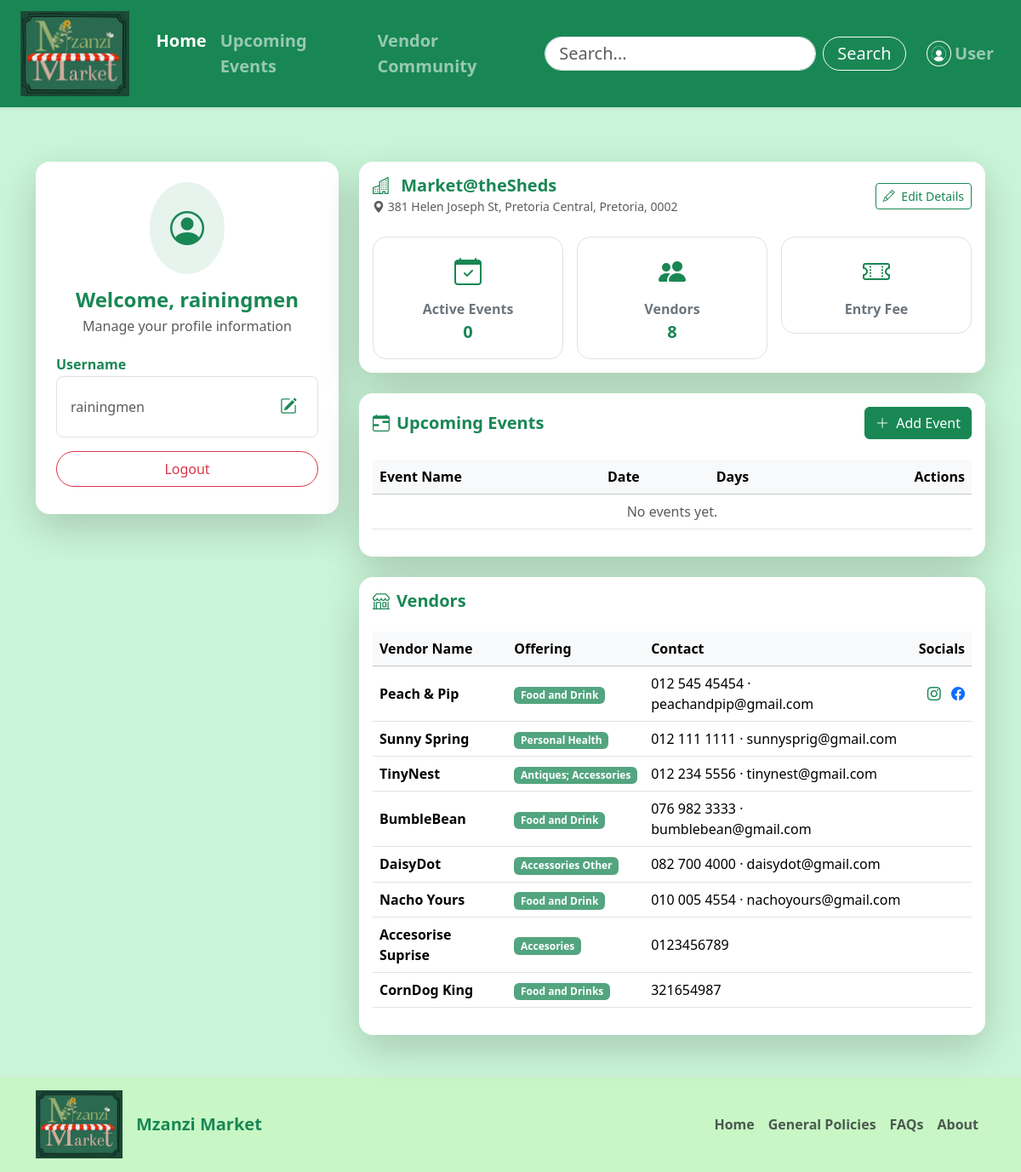
/userpage (signed in), run on an earlier commit of the app's database.
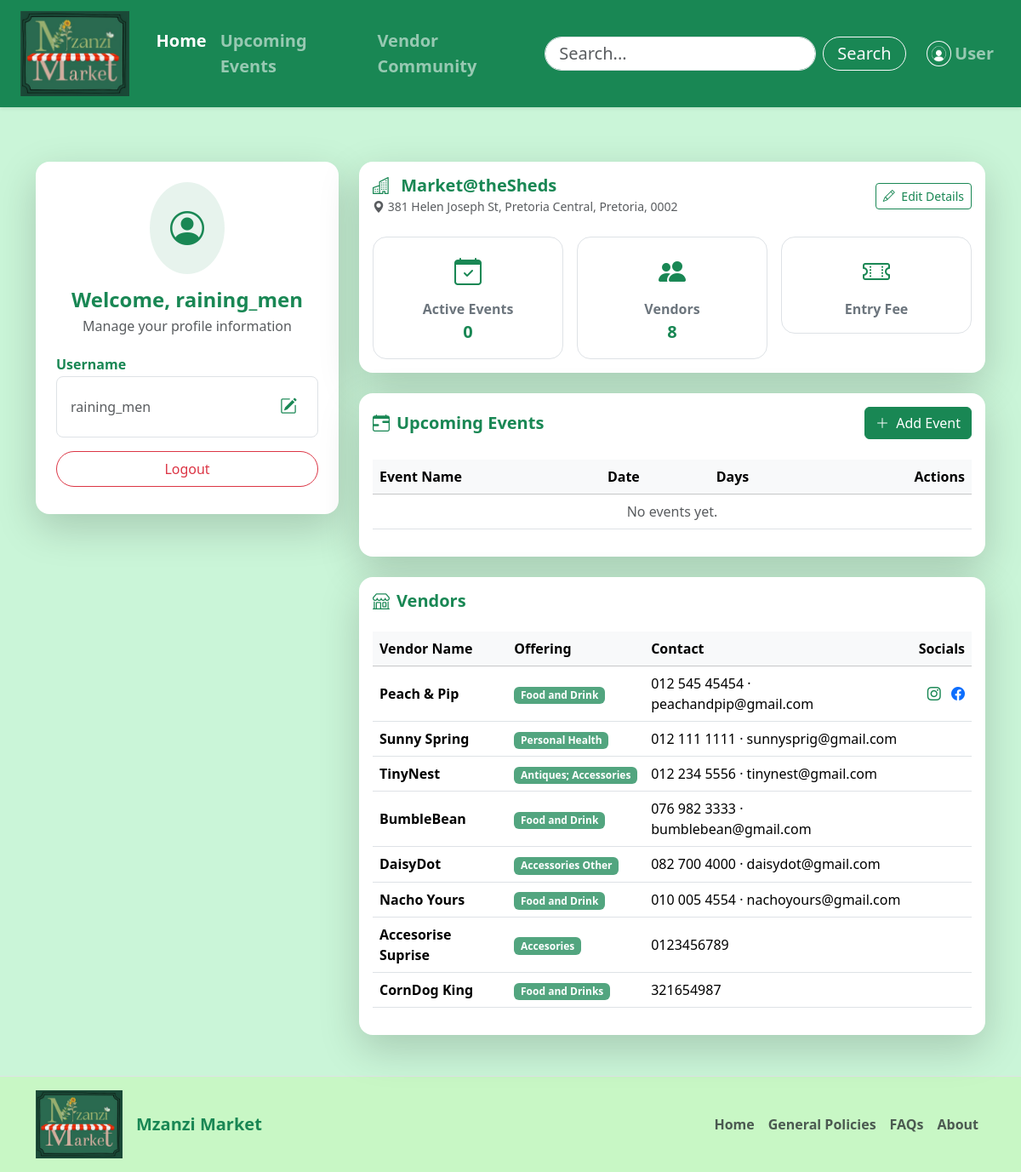
And on a later commit of the database.
### tables this page shows
CREATE TABLE "User" (
	"UserID"	INTEGER,
	"Username"	TEXT NOT NULL,
	"Email"	TEXT NOT NULL,
	"Password"	TEXT NOT NULL,
	"Classification"	TEXT NOT NULL CHECK("Classification" IN ('Customer', 'Vendor', 'MarketAdministrator')),
	PRIMARY KEY("UserID" AUTOINCREMENT)
);

CREATE TABLE "Market" (
	"MarketID"	INTEGER,
	"MarketName"	TEXT NOT NULL,
	"MarketDescription"	TEXT,
	"MarketLocationLink"	TEXT,
	"MarketLocation"	TEXT,
	"MarketEntryFee"	TEXT,
	"MarketDate"	DATETIME,
	"MarketDays"	TEXT,
	"MarketPoster"	BLOB,
	"MarketInstagram"	TEXT,
	"MarketFacebook"	TEXT,
	"MarketMap"	BLOB,
	"MarketAdministratorID"	INTEGER,
	PRIMARY KEY("MarketID" AUTOINCREMENT),
	FOREIGN KEY("MarketAdministratorID") REFERENCES "MarketAdministrator"("MarketAdministratorID")
);

CREATE TABLE "Vendor" (
	"VendorID"	INTEGER,
	"VendorName"	TEXT NOT NULL,
	"VendorStallDescription"	TEXT,
	"VendorLocation"	TEXT,
	"VendorContactNumber"	TEXT,
	"VendorOfferingType"	TEXT,
	"VendorDescriptionPicture"	BLOB,
	"VendorWebsite"	TEXT,
	"VendorFacebook"	TEXT,
	"VendorInstagram"	TEXT,
	"VendorLogo"	BLOB,
	"UserID"	INTEGER NOT NULL,
	PRIMARY KEY("VendorID" AUTOINCREMENT),
	FOREIGN KEY("UserID") REFERENCES "User"("UserID")
);

### app.py (the view, shortened to what this page needs)
@app.route("/userpage", methods=['GET', 'POST'])
def userpage():
    if 'user_id' not in session:
        flash("Please log in to view your profile.", "warning")
        return redirect(url_for("login"))
    conn = get_db_connection()
    conn.row_factory = sqlite3.Row # Ensure we can access columns by name
    user_id = session['user_id']
    user = conn.execute("SELECT * FROM User WHERE UserID = ?", (user_id,)).fetchone()
    market = None
    events = []
    vendors = []
    if user['Classification'] == 'MarketAdministrator': # Note: No space based on your DB
        market = conn.execute("SELECT * FROM Market WHERE MarketAdministratorID = ?", (user_id,)).fetchone()
        if market:
            events = conn.execute("SELECT * FROM Events WHERE MarketID = ?", (market['MarketID'],)).fetchall()
            vendors = conn.execute("SELECT * FROM Vendor").fetchall()
    conn.close()
    return render_template("userpage.html", user=user, market=market, events=events, vendors=vendors)

### app.py (called while the page is built)
def get_db_connection():
    conn = sqlite3.connect('Mzanzi.db', timeout=30)
    conn.row_factory = sqlite3.Row
    try:
        conn.execute("PRAGMA journal_mode=WAL")
    except:
        pass # If it fails, it just ignores it, but usually it works
    return conn

### templates/userpage.html (shortened to what this page needs)
<!DOCTYPE html>
<html lang="en">
<head>
  <link href="https://cdn.jsdelivr.net/npm/bootstrap@5.3.3/dist/css/bootstrap.min.css" rel="stylesheet">
  <link href="https://cdn.jsdelivr.net/npm/bootstrap-icons/font/bootstrap-icons.css" rel="stylesheet">
</head>
<body style="background-color: rgb(202, 245, 216);">
    <header id="pageTop">
      <nav
        class="navbar navbar-expand-lg navbar-dark bg-success shadow-sm sticky-top py-2"
      >
        <div class="container-fluid px-4">
          <a class="navbar-brand d-flex align-items-center me-3" href="home">
            <img
              src="{{ url_for('static', filename='images/Logo.png') }}"
              alt="Mzanzi Market"
              height="100"
              class="me-2"
            />
          </a>
          <div class="collapse navbar-collapse" id="navbarSupportedContent">
            <ul class="navbar-nav me-auto mb-2 mb-lg-0">
              <li class="nav-item">
                <a class="nav-link fw-semibold fs-5 active" href="home"
                  >Home</a
                >
              </li>
              <li class="nav-item">
                <a class="nav-link fw-semibold fs-5" href="events"
                  >Upcoming Events</a
                >
              </li>
              <li class="nav-item">
                <a class="nav-link fw-semibold fs-5" href="vendors"
                  >Vendor Community</a
                >
              </li>
            </ul>
            <div class="d-flex align-items-center">
              <form class="d-flex me-3" role="search">
                <input
                  class="form-control me-2 rounded-pill px-3 py-1 fs-5"
                  type="search"
                  placeholder="Search..."
                  aria-label="Search"
                />
                <button
                  class="btn btn-outline-light rounded-pill px-3 py-1 fs-5"
                  type="submit"
                >
                  Search
                </button>
              </form>
              <ul class="navbar-nav d-flex align-items-center mb-0">
                <li class="nav-item">
                  <a
                    class="nav-link d-flex align-items-center fw-semibold fs-5"
                    href="login"
                  >
                    <img
                      src="{{ url_for('static', filename='images/usericon.png')}}"
                      alt="User"
                      height="30"
                      class="me-1 rounded-circle border border-light p-1"
                    />
                    <span>User</span>
                  </a>
                </li>
              </ul>
            </div>
          </div>
        </div>
      </nav>
    </header>
    <main>
      <div class="container my-5">
        <div class="row g-4">
          <div class="col-lg-4">
            <div class="card border-0 shadow-lg rounded-4">
              <div class="card-body text-center p-4">
                <div class="bg-success bg-opacity-10 d-inline-flex p-4 rounded-circle mb-3">
                  <i class="bi bi-person-circle fs-1 text-success"></i>
                </div>
                <h4 class="fw-bold text-success mb-1">Welcome, {{ user['Username'] }}</h4>
                <p class="text-muted mb-4">Manage your profile information</p>
                <div class="text-start">
                  <div class="mb-3">
                    <h6 class="fw-semibold text-success mb-1">Username</h6>
                    <div class="border rounded-3 p-3 d-flex justify-content-between align-items-center">
                      <span class="text-muted">{{ user['Username'] }}</span>
                      <button type="button" class="btn btn-sm btn-outline-success border-0" data-bs-toggle="modal" data-bs-target="#editUsernameModal">
                        <i class="bi bi-pencil-square fs-5"></i>
                      </button>
                    </div>
                  </div>
                  </div>
                <a href="/logout" class="btn btn-outline-danger w-100 rounded-pill py-2 mb-2">Logout</a>
              </div>
            </div>
          </div>
          <div class="col-lg-8 d-flex flex-column gap-4">
            {% if user['Classification'] == 'Vendor' %}
              <div class="card border-0 shadow-lg rounded-4"><div class="card-body"><h5>Vendor View Placeholder</h5></div></div>
            {% elif user['Classification'] == 'MarketAdministrator' %}
              <div class="card border-0 shadow-lg rounded-4">
                <div class="card-body">
                  <div class="d-flex justify-content-between align-items-center mb-4">
                    <div>
                        <h5 class="fw-semibold text-success m-0"><i class="bi bi-buildings me-2"></i>
                            {{ market['MarketName'] if market else 'Register Your Market' }}
                        </h5>
                        {% if market %}
                            <small class="text-muted"><i class="bi bi-geo-alt-fill"></i> {{ market['MarketLocation'] }}</small>
                        {% endif %}
                    </div>
                    <button class="btn btn-sm btn-outline-success" data-bs-toggle="modal" data-bs-target="#editMarketModal">
                        <i class="bi bi-pencil me-1"></i> {{ 'Edit Details' if market else 'Create Market' }}
                    </button>
                  </div>
                  <div class="row g-3 text-center">
                    <div class="col-md-4">
                      <div class="border rounded-4 py-3 bg-white">
                        <i class="bi bi-calendar-check fs-2 text-success"></i>
                        <div class="fw-semibold text-secondary mt-2">Active Events</div>
                        <div class="fw-bold text-success fs-5">{{ events|length }}</div>
                      </div>
                    </div>
                    <div class="col-md-4">
                      <div class="border rounded-4 py-3 bg-white">
                        <i class="bi bi-people-fill fs-2 text-success"></i>
                        <div class="fw-semibold text-secondary mt-2">Vendors</div>
                        <div class="fw-bold text-success fs-5">{{ vendors|length }}</div>
                      </div>
                    </div>
                    <div class="col-md-4">
                        <div class="border rounded-4 py-3 bg-white">
                          <i class="bi bi-ticket-perforated fs-2 text-success"></i>
                          <div class="fw-semibold text-secondary mt-2">Entry Fee</div>
                        </div>
                      </div>
                  </div>
                </div>
              </div>
              <div class="card border-0 shadow-lg rounded-4">
                <div class="card-body">
                    <div class="d-flex justify-content-between align-items-center mb-4">
                        <h5 class="fw-semibold text-success m-0"><i class="bi bi-calendar-range me-2"></i>Upcoming Events</h5>
                        <button class="btn btn-success" data-bs-toggle="modal" data-bs-target="#editEventModal">
                            <i class="bi bi-plus-lg me-1"></i> Add Event
                        </button>
                    </div>
                    <div class="table-responsive">
                        <table class="table table-hover align-middle">
                            <thead class="table-light">
                                <tr>
                                    <th>Event Name</th>
                                    <th>Date</th>
                                    <th>Days</th>
                                    <th class="text-end">Actions</th>
                                </tr>
                            </thead>
                            <tbody>
                                {% if events %}
                                    {% for event in events %}
                                    <tr>
                                        <td class="fw-semibold">{{ event['EventName'] }}</td>
                                        <td>{{ event['EventDate'] }}</td>
                                        <td>{{ event['EventDays'] }}</td>
                                        <td class="text-end">
                                            <button class="btn btn-sm btn-outline-secondary"><i class="bi bi-pencil"></i></button>
                                        </td>
                                    </tr>
                                    {% endfor %}
                                {% else %}
                                    <tr><td colspan="4" class="text-center text-muted">No events yet.</td></tr>
                                {% endif %}
                            </tbody>
                        </table>
                    </div>
                </div>
              </div>
              <div class="card border-0 shadow-lg rounded-4">
                <div class="card-body">
                    <h5 class="fw-semibold text-success mb-4"><i class="bi bi-shop me-2"></i>Vendors</h5>
                    <div class="table-responsive">
                        <table class="table table-hover align-middle">
                            <thead class="table-light">
                                <tr>
                                    <th>Vendor Name</th>
                                    <th>Offering</th>
                                    <th>Contact</th>
                                    <th class="text-end">Socials</th>
                                </tr>
                            </thead>
                            <tbody>
                                {% if vendors %}
                                    {% for vendor in vendors %}
                                    <tr>
                                        <td class="fw-semibold">{{ vendor['VendorName'] }}</td>
                                        <td><span class="badge bg-success bg-opacity-75">{{ vendor['VendorOfferingType'] }}</span></td>
                                        <td>{{ vendor['VendorContactNumber'] }}</td>
                                        <td class="text-end">
                                            {% if vendor['VendorInstagram'] %}<a href="{{ vendor['VendorInstagram'] }}" class="text-success me-2"><i class="bi bi-instagram"></i></a>{% endif %}
                                            {% if vendor['VendorFacebook'] %}<a href="{{ vendor['VendorFacebook'] }}" class="text-primary"><i class="bi bi-facebook"></i></a>{% endif %}
                                        </td>
                                    </tr>
                                    {% endfor %}
                                {% else %}
                                    <tr><td colspan="4" class="text-center text-muted">No vendors registered yet.</td></tr>
                                {% endif %}
                            </tbody>
                        </table>
                    </div>
                </div>
              </div>
            {% else %}
              <div class="card border-0 shadow-lg rounded-4"><div class="card-body text-center p-5"><h3>Welcome!</h3></div></div>
            {% endif %}
          </div>
        </div>
      </div>
    </main>
  <footer class="border-top py-3" style="background-color: #c8f7c5">
    <div
      class="container d-flex flex-wrap justify-content-between align-items-center"
    >
      <div class="d-flex align-items-center mb-3 mb-md-0">
        <img
          src="{{ url_for('static', filename='images/Logo.png') }}"
          alt="Mzanzi Market"
          height="80"
          class="me-3"
        />
        <span class="fw-bold text-success fs-5">Mzanzi Market</span>
      </div>
      <ul class="nav col-md-5 justify-content-end">
  <li class="nav-item fw-semibold">
    <a href="{{ url_for('home') }}" class="nav-link px-2 text-muted">Home</a>
  </li>
  <li class="nav-item fw-semibold">
    <a href="{{ url_for('general_policies') }}" class="nav-link px-2 text-muted">General Policies</a>
  </li>
  <li class="nav-item fw-semibold">
    <a href="{{ url_for('faq') }}" class="nav-link px-2 text-muted">FAQs</a>
  </li>
  <li class="nav-item fw-semibold">
    <a href="{{ url_for('about') }}" class="nav-link px-2 text-muted">About</a>
  </li>
</ul>
    </div>
  </footer>
</body>
</html>

What changed in the data, as far as the page shows it:
changed User: Username "rainingmen" → "raining_men"
